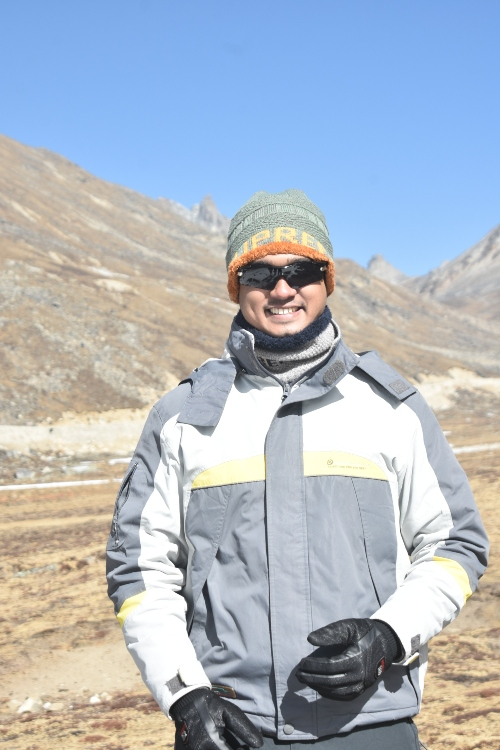
#> input picture sample_color.jpg, 500 x 750 px
$ python Lab_06_Smoothing_Linear_Filter_with_3x3_5x5_7x7_9x9_Masks_Average_Weighted.py
#> lines starting #> are read from the running program, lines starting #| are printed output that depends on the picture
import cv2
import numpy as np
import matplotlib.pyplot as plt

# Load grayscale image
image = cv2.imread('sample_color.jpg', cv2.IMREAD_GRAYSCALE)
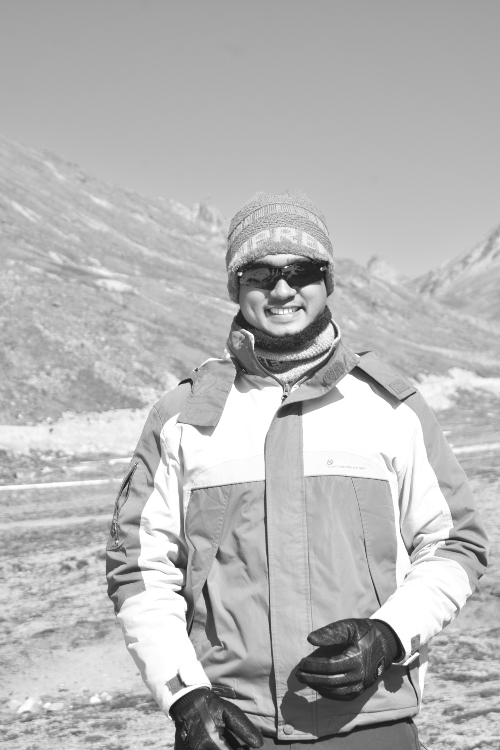
#> image: shape (750, 500); min 21, max 255, mean 181.8
kernels = [3, 5, 7, 9]

# Function to create normalized weighted kernel
def weighted_kernel(k):
    center = k // 2
    kernel = np.array([[1 / (1 + abs(i - center) + abs(j - center)) for j in range(k)] for i in range(k)], dtype=np.float32)
    return kernel / kernel.sum()

# Prepare plot
plt.figure(figsize=(15, 8))
plt.suptitle('Original, Average & Weighted Filters', fontsize=18)

for i, k in enumerate(kernels):
    avg = cv2.blur(image, (k, k))
    weight = weighted_kernel(k)
    weighted = cv2.filter2D(image, -1, weight)

    # Show Original (once per row, or just for reference)
    if i == 0:
        plt.subplot(3, len(kernels), i + 1)
        plt.imshow(image, cmap='gray')
        plt.title('Original')
        plt.axis('off')

    # Average filtered
    plt.subplot(3, len(kernels), len(kernels) + i + 1)
    plt.imshow(avg, cmap='gray')
    plt.title(f'Avg {k}x{k}')
    plt.axis('off')

    # Weighted filtered
    plt.subplot(3, len(kernels), 2 * len(kernels) + i + 1)
    plt.imshow(weighted, cmap='gray')
    plt.title(f'Weighted {k}x{k}')
    plt.axis('off')

plt.tight_layout()
plt.show()
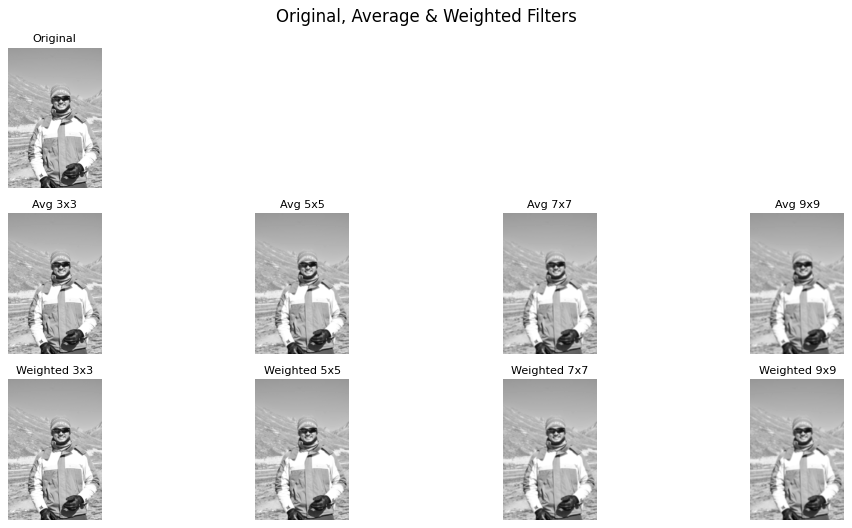
#> figure drawn by matplotlib, 9 panels
